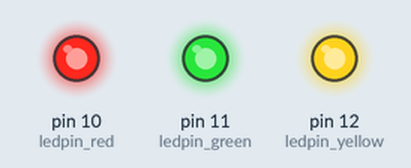
Recording of a sketch running on a simulated Arduino Uno, built with avr-gcc and run on an emulated ATmega328P. Parts: output pins drawn as LEDs (lit = HIGH).

Above: at 0.2 s.
At 6.2 s:
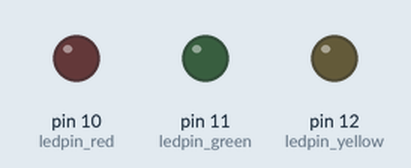
Timing chart, 0 to 7.2 s (numbered marks = the images above):
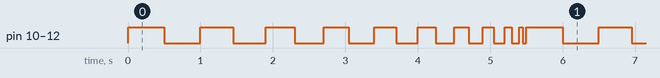

Measured:
- by itself, pin 10 (ledpin_red), pin 11 (ledpin_green), pin 12 (ledpin_yellow): repeats every 5.5 s: LOW 0.50 s, HIGH 0.45 s, LOW 0.45 s, HIGH 0.40 s, LOW 0.40 s, HIGH 0.35 s, LOW 0.35 s, HIGH 0.30 s, LOW 0.30 s, HIGH 0.25 s, LOW 0.25 s, HIGH 0.20 s, LOW 0.20 s, HIGH 0.15 s, LOW 0.15 s, HIGH 0.10 s, LOW 0.10 s, HIGH 0.05 s, LOW 0.05 s, HIGH 0.50 s
- by itself, everything shown: repeats every 5.5 s, in 20 steps

The sketch:

Blinking_secara_pelan_ketika_awal2_dan_lama2_semakin_cepat.i.ino
```cpp
//Blinking secara pelan ketika awal2 dan lama2 semakin cepat

// Menentukan pin yang terhubung ke LED
const int ledpin_red = 10;
const int ledpin_yellow = 12;
const int ledpin_green = 11;

int delayTime = 500; // Waktu jeda awal (500 ms)
int minDelayTime = 50; // Waktu jeda minimum (50 ms)

void setup() {
  // Set pin sebagai output
  pinMode(ledpin_red, OUTPUT);
  pinMode(ledpin_yellow, OUTPUT);
  pinMode(ledpin_green, OUTPUT);
}

void loop() {
  while (delayTime >= minDelayTime) {
    digitalWrite(ledpin_red, HIGH);
    digitalWrite(ledpin_yellow, HIGH);
    digitalWrite(ledpin_green, HIGH);
    delay(delayTime);
    digitalWrite(ledpin_red, LOW);
    digitalWrite(ledpin_yellow, LOW);
    digitalWrite(ledpin_green, LOW);
    delay(delayTime);
       // Kurangi waktu jeda seiring berjalannya waktu
    delayTime -= 50;
  }
  // Reset waktu jeda ke nilai awal
  delayTime = 500;
}
```
